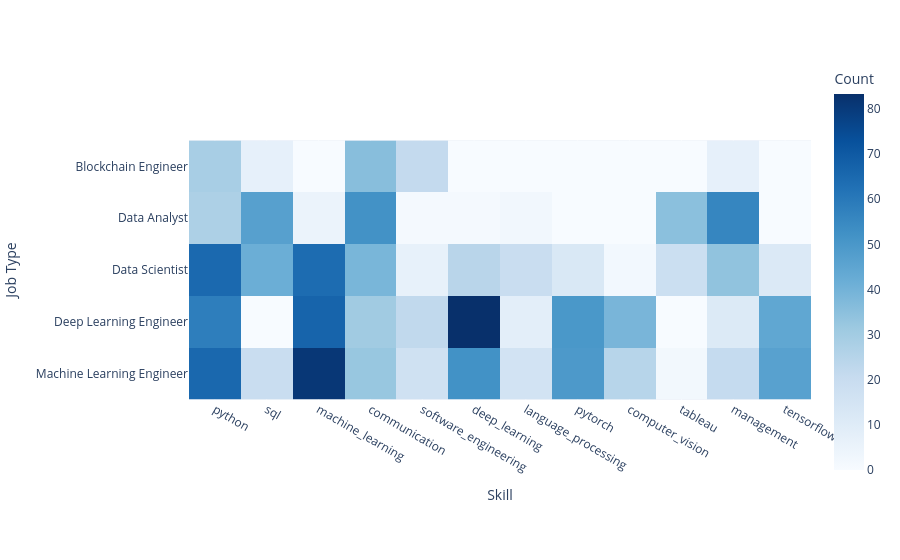

The code cell stored with this chart in its notebook:
### Code cell


### Figure 1 — Plotly figure (JSON) as saved in the notebook; plotly's stock layout.template omitted (floating-point values rounded to 4 significant figures)
{"data": [{"coloraxis": "coloraxis", "hovertemplate": "Skill: %{x}<br>Job Type: %{y}<br>Count: %{z}<extra></extra>", "name": "0", "type": "heatmap", "x": ["python", "sql", "machine_learning", "communication", "software_engineering", "deep_learning", "language_processing", "pytorch", "computer_vision", "tableau", "management", "tensorflow"], "xaxis": "x", "y": ["Blockchain Engineer", "Data Analyst", "Data Scientist", "Deep Learning Engineer", "Machine Learning Engineer"], "yaxis": "y", "z": [[28.57, 7.143, 0, 35.71, 21.43, 0, 0, 0, 0, 0, 7.143, 0], [27.27, 46.75, 5.195, 51.95, 1.299, 1.299, 2.597, 0, 0, 35.06, 55.84, 0], [65.05, 41.75, 64.08, 38.83, 6.796, 24.27, 19.42, 12.62, 1.942, 18.45, 33.98, 11.65], [58.33, 0, 66.67, 30.56, 22.22, 83.33, 8.333, 50, 38.89, 0, 11.11, 44.44], [65.49, 19.72, 80.99, 32.39, 16.9, 52.11, 15.49, 49.3, 24.65, 2.113, 21.13, 46.48]]}], "layout": {"coloraxis": {"colorbar": {"title": {"text": "Count"}}, "colorscale": [[0, "rgb(247,251,255)"], [0.125, "rgb(222,235,247)"], [0.25, "rgb(198,219,239)"], [0.375, "rgb(158,202,225)"], [0.5, "rgb(107,174,214)"], [0.625, "rgb(66,146,198)"], [0.75, "rgb(33,113,181)"], [0.875, "rgb(8,81,156)"], [1, "rgb(8,48,107)"]]}, "margin": {"t": 60}, "xaxis": {"anchor": "y", "constrain": "domain", "domain": [0, 1], "scaleanchor": "y", "title": {"text": "Skill"}}, "yaxis": {"anchor": "x", "autorange": "reversed", "constrain": "domain", "domain": [0, 1], "title": {"text": "Job Type"}}}}
